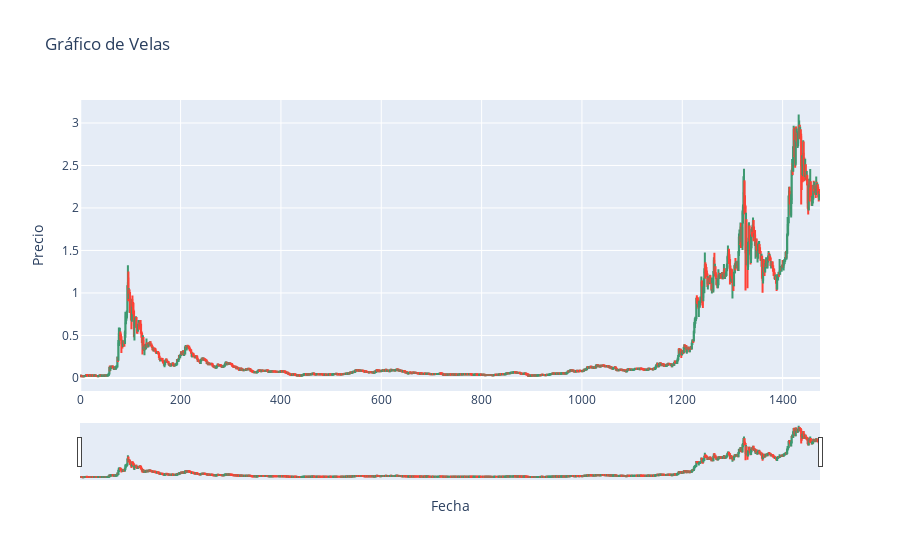

The notebook cell this image was saved under:
### Markdown cell above
#### **Gafico CandleStick:**

### Code cell
fig = go.Figure(
    data=[
        go.Candlestick(
            x=dataclean.index,
            open=dataclean["Open"],
            high=dataclean["High"],
            low=dataclean["Low"],
            close=dataclean["Close"],
        )
    ]
)

fig.update_layout(title="Gráfico de Velas:", xaxis_title="Fecha", yaxis_title="Precio")
fig.show()

### Figure 1 — Plotly figure (JSON) as saved in the notebook; plotly's stock layout.template omitted (floating-point values rounded to 4 significant figures; data arrays with more than 128 entries replaced by an {"elided": "..."} marker saying what was removed)
{"data": [{"close": {"elided": "1471 float values"}, "high": {"elided": "1471 float values"}, "low": {"elided": "1471 float values"}, "open": {"elided": "1471 float values"}, "type": "candlestick", "x": {"elided": "1471 int values"}}], "layout": {"title": {"text": "Gráfico de Velas"}, "xaxis": {"title": {"text": "Fecha"}}, "yaxis": {"title": {"text": "Precio"}}}}
